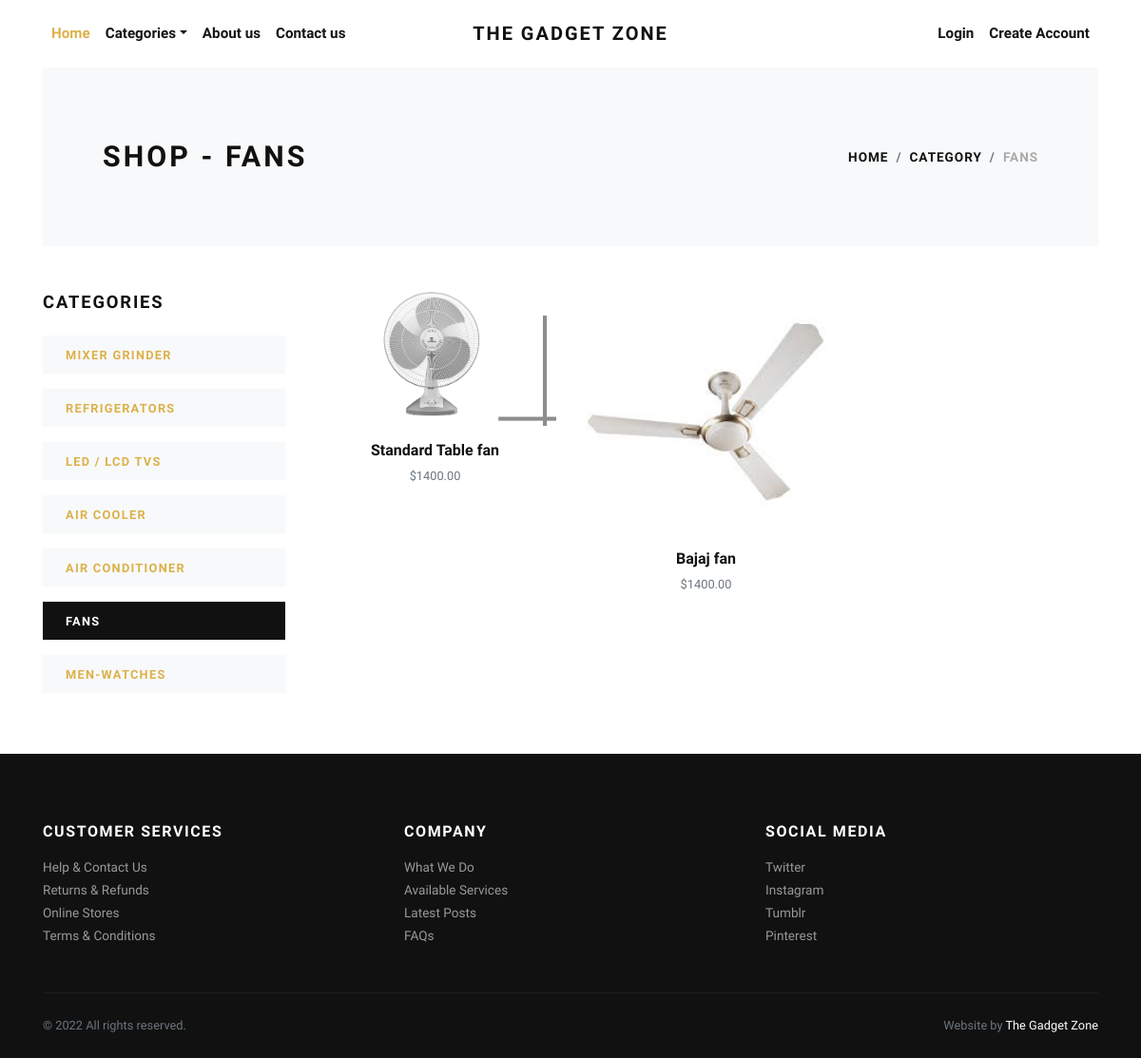
Screenshot of /fans/ with the database file from the repository.
### store/models.py (models this page shows, shortened)
class Category(models.Model):
    title = models.CharField(max_length=50, verbose_name="Category Title")
    slug = models.SlugField(max_length=55, verbose_name="Category Slug")
    description = models.TextField(blank=True, verbose_name="Category Description")
    category_image = models.ImageField(upload_to='category', blank=True, null=True, verbose_name="Category Image")
    is_active = models.BooleanField(verbose_name="Is Active?")
    is_featured = models.BooleanField(verbose_name="Is Featured?")
    created_at = models.DateTimeField(auto_now_add=True, verbose_name="Created Date")
    updated_at = models.DateTimeField(auto_now=True, verbose_name="Updated Date")
    class Meta:
        verbose_name_plural = 'Categories'
        ordering = ('-created_at', )

class Product(models.Model):
    title = models.CharField(max_length=150, verbose_name="Product Title")
    slug = models.SlugField(max_length=160, verbose_name="Product Slug")
    sku = models.CharField(max_length=255, unique=True, verbose_name="Unique Product ID (SKU)")
    short_description = models.TextField(verbose_name="Short Description")
    detail_description = models.TextField(blank=True, null=True, verbose_name="Detail Description")
    product_image = models.ImageField(upload_to='product', blank=True, null=True, verbose_name="Product Image")
    price = models.DecimalField(max_digits=8, decimal_places=2)
    category = models.ForeignKey(Category, verbose_name="Product Categoy", on_delete=models.CASCADE)
    is_active = models.BooleanField(verbose_name="Is Active?")
    is_featured = models.BooleanField(verbose_name="Is Featured?")
    created_at = models.DateTimeField(auto_now_add=True, verbose_name="Created Date")
    updated_at = models.DateTimeField(auto_now=True, verbose_name="Updated Date")
    class Meta:
        verbose_name_plural = 'Products'
        ordering = ('-created_at', )

### store/views.py (the view)
# urls.py: path('<slug:slug>/', views.category_products, name="category-products"),
def category_products(request, slug):
    category = get_object_or_404(Category, slug=slug)
    products = Product.objects.filter(is_active=True, category=category)
    categories = Category.objects.filter(is_active=True)
    context = {
        'category': category,
        'products': products,
        'categories': categories,
    }
    return render(request, 'store/category_products.html', context)

### store/context_preprocessors.py (called while the page is built)
def store_menu(request):
    categories = Category.objects.filter(is_active=True)
    context = {
        'categories_menu': categories,
    }
    return context

def cart_menu(request):
    if request.user.is_authenticated:
        cart_items= Cart.objects.filter(user=request.user)
        context = {
            'cart_items': cart_items,
        }
    else:
        context = {}
    return context

### templates/store/category_products.html (shortened to what this page needs)
{% extends 'base.html' %}
{% load static %}
    {% block content %}
      <div class="container">
        <section class="py-5 bg-light">
          <div class="container">
            <div class="row px-4 px-lg-5 py-lg-4 align-items-center">
              <div class="col-lg-6">
                <h1 class="h2 text-uppercase mb-0">Shop - {{category.title}}</h1>
              </div>
              <div class="col-lg-6 text-lg-right">
                <nav aria-label="breadcrumb">
                  <ol class="breadcrumb justify-content-lg-end mb-0 px-0">
                    <li class="breadcrumb-item"><a href="{% url 'store:home' %}">Home</a></li>
                    <li class="breadcrumb-item"><a href="{% url 'store:all-categories' %}">Category</a></li>
                    <li class="breadcrumb-item active" aria-current="page">{{category.title}}</li>
                  </ol>
                </nav>
              </div>
            </div>
          </div>
        </section>
        <section class="py-5">
          <div class="container p-0">
            <div class="row">
              <div class="col-lg-3 order-2 order-lg-1">
                <h5 class="text-uppercase mb-4">Categories</h5>
                {% if categories %}
                  {% for cat in categories %}
                    <a href="{% url 'store:category-products' cat.slug %}">
                      <div class="py-2 px-4 {% if category == cat %}bg-dark text-white {% else %}bg-light{% endif %} mb-3">
                        <strong class="small text-uppercase font-weight-bold">{{cat.title}}</strong>
                      </div>
                    </a>
                  {% endfor %}
                {% endif %}
              </div>
              <div class="col-lg-9 order-1 order-lg-2 mb-5 mb-lg-0">
                <div class="row">
                  {% if products %}
                    {% for product in products %}
                      <div class="col-lg-4 col-sm-6">
                        <div class="product text-center">
                          <div class="mb-3 position-relative">
                            <a class="d-block" href="{% url 'store:product-detail' product.slug %}">
                              {% if product.product_image %}
                                <img class="img-fluid w-100" src="{{product.product_image.url}}" alt="{{product.title}}">
                              {% else %}
                                <img class="img-fluid w-100" src="{% static 'img/product-1.jpg' %}" alt="{{product.title}}">
                              {% endif %}
                            </a>
                          </div>
                          <h6> <a class="reset-anchor" href="{% url 'store:product-detail' product.slug %}">{{product.title}}</a></h6>
                          <p class="small text-muted">${{product.price}}</p>
                        </div>
                      </div>
                    {% endfor %}
                  {% endif %}
            </div>
          </div>
        </section>
      </div>
      {% endblock content %}

### TheGadgetZone/static/css/style.default.css (style rules this page uses)
strong { font-weight: 700; }
.product img { -webkit-filter: grayscale(40%); filter: grayscale(40%); transition: all 0.3s; }
.text-uppercase { text-transform: uppercase; letter-spacing: 0.1em; }
.reset-anchor { color: inherit; transition: all 0.3s; }
body { font-family: "Libre Franklin", sans-serif; font-size: 1rem; font-weight: 400; line-height: 1.5; color: #111111; background-color: #fff; }
a { color: #dcb14a; text-decoration: none; }
h1, h2, h3, h4, h5, h6, .h1, .h2, .h3, .h4, .h5, .h6 { margin-bottom: 0.5rem; font-family: inherit; font-weight: 900; line-height: 1.2; color: inherit; }
h1, .h1 { font-size: 2.2rem; }
h2, .h2 { font-size: 1.9rem; }
h5, .h5 { font-size: 1.15rem; }
h6, .h6 { font-size: 1rem; }
small, .small { font-size: 80%; font-weight: 400; }
.bg-light { background-color: #f8f9fa !important; }
.bg-dark { background-color: #111111 !important; }
.breadcrumb { background: #f8f9fa; }
.breadcrumb-item { font-size: 0.85rem; text-transform: uppercase; letter-spacing: 0.07em; font-weight: 900; color: #111111; }
.breadcrumb-item a { color: inherit; transition: all 0.3s; }
.breadcrumb-item.active { color: #aaa; }

### rows the page displays
Category: title "FANS"
Category: title "MIXER GRINDER"
Category: title "REFRIGERATORS"
Category: title "LED / LCD TVS"
Category: title "AIR COOLER"
Category: title "AIR CONDITIONER"
Category: title "MEN-WATCHES"
Product: product_image (picture), title "Standard Table fan", price "1400.00"
Product: product_image (picture), title "Bajaj fan", price "1400.00"
